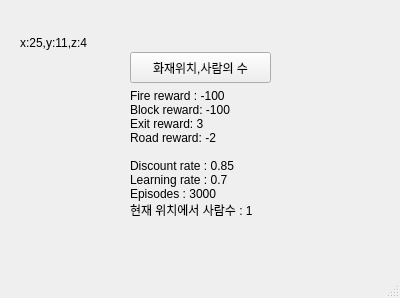
<?xml version="1.0" encoding="UTF-8"?>
<ui version="4.0">
 <class>MainWindow</class>
 <widget class="QMainWindow" name="MainWindow">
  <property name="geometry">
   <rect>
    <x>0</x>
    <y>0</y>
    <width>400</width>
    <height>298</height>
   </rect>
  </property>
  <property name="windowTitle">
   <string>MainWindow</string>
  </property>
  <widget class="QWidget" name="centralwidget">
   <widget class="QLabel" name="label">
    <property name="geometry">
     <rect>
      <x>20</x>
      <y>32</y>
      <width>101</width>
      <height>21</height>
     </rect>
    </property>
    <property name="text">
     <string>x:25,y:11,z:4</string>
    </property>
   </widget>
   <widget class="QPushButton" name="btn1">
    <property name="geometry">
     <rect>
      <x>130</x>
      <y>52</y>
      <width>141</width>
      <height>31</height>
     </rect>
    </property>
    <property name="text">
     <string>화재위치,사람의 수</string>
    </property>
   </widget>
   <widget class="QLabel" name="label_2">
    <property name="geometry">
     <rect>
      <x>130</x>
      <y>90</y>
      <width>151</width>
      <height>141</height>
     </rect>
    </property>
    <property name="text">
     <string>Fire reward : -100
Block reward: -100
Exit reward: 3
Road reward: -2

Discount rate : 0.85
Learning rate : 0.7
Episodes : 3000
현재 위치에서 사람수 : 1
</string>
    </property>
   </widget>
  </widget>
  <widget class="QMenuBar" name="menubar">
   <property name="geometry">
    <rect>
     <x>0</x>
     <y>0</y>
     <width>400</width>
     <height>21</height>
    </rect>
   </property>
  </widget>
  <widget class="QStatusBar" name="statusbar"/>
 </widget>
 <resources/>
 <connections/>
</ui>
